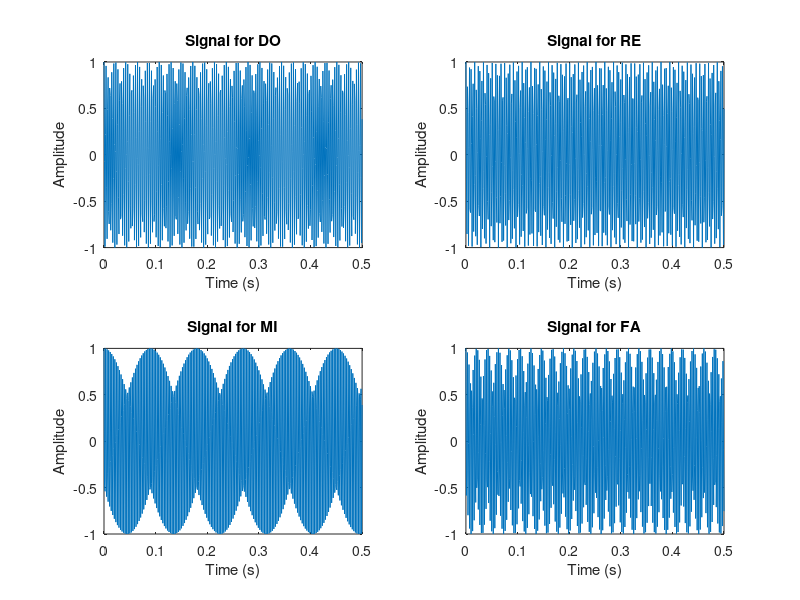
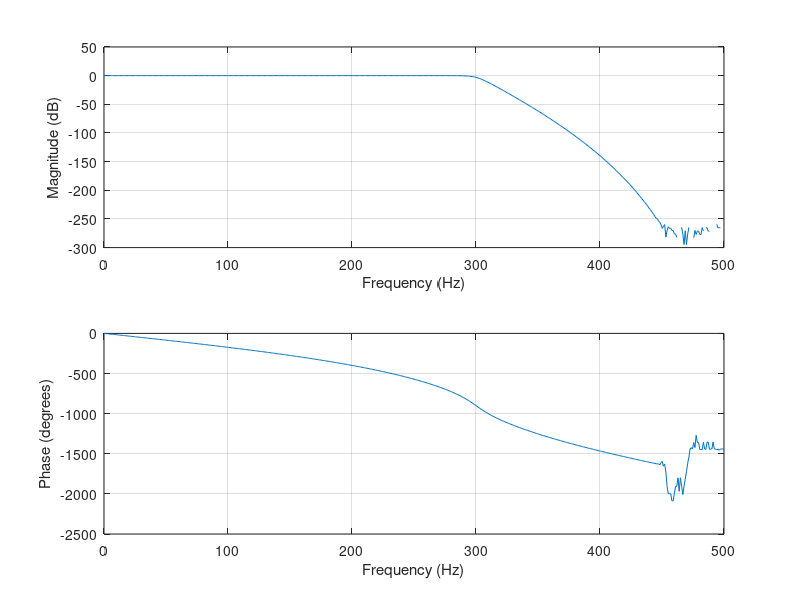
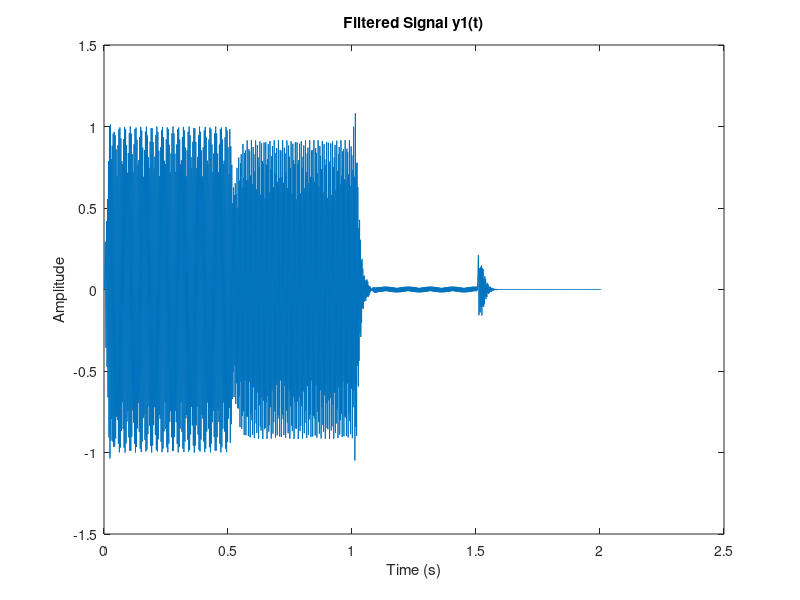
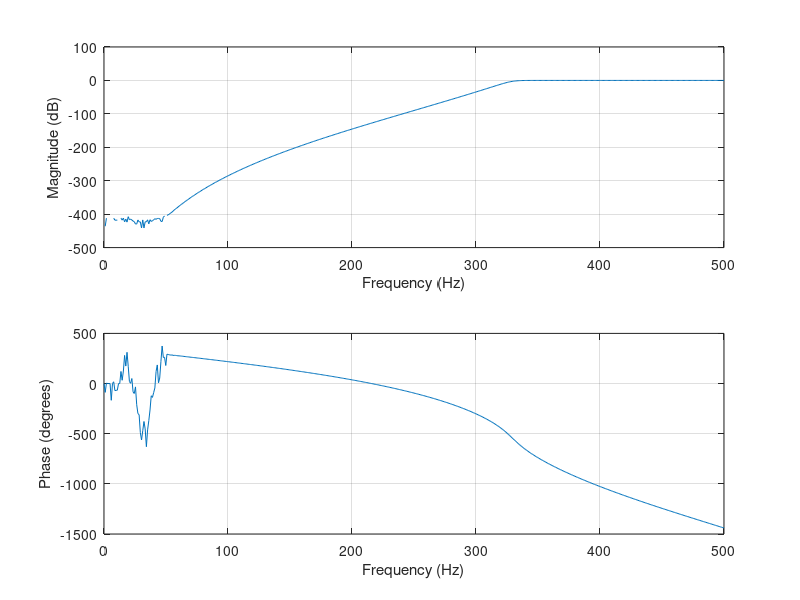

Write MATLAB code to recreate these figures, in order. (Note: this script raises an error after producing the figures.)
% Define constants
fs = 1000; % Sampling frequency (Hz)
t = 0:1/fs:0.5; % Time vector for half a second
f0 = 440; % Base frequency for DO
alpha = 2; % Alpha value for frequency calculation

% Generate the four signals for DO, RE, MI, and FA
n_values = [-9, -7, -5, -4]; % Corresponding values for n
notes = {'DO', 'RE', 'MI', 'FA'};

% Create a matrix to store signals with the length of the time vector as rows and columns as the number of notes
x = zeros(length(t), length(notes));

% Create a variable to store individual energies
energies = zeros(1, length(notes));

% Create the combined signal
combined_signal = [];
    
for i = 1:4
    fn = f0 * (alpha ^ (n_values(i) / 12)); % Calculate the frequency
    x(:, i) = cos(2 * pi * fn * t); % Generate and store the signal in the matrix
    energies(i) = integral(@(t) (cos(2 * pi * fn * t)).^2, 0,0.5 ); % Calculate the energy for each note using the integral function
    
    % Plot each signal
    subplot(2, 2, i);
    plot(t, x(:, i));
    title(['Signal for ' notes{i}]);
    xlabel('Time (s)');
    ylabel('Amplitude');
    
end

% Play the signals sequentially
combined_signal = reshape(x, 1, []); % Reshape the matrix to a row vector
audiowrite('Combined_Wave.wav', combined_signal, fs);

% Calculate the total energy of the combined signal
energy_x = sum(combined_signal.^2) / fs;
disp(['Energy of the combined signal: ', num2str(energy_x)]);

% FFT and Spectrum Plot
% Compute the FFT of the combined signal
N = length(combined_signal); % Number of sample points
fft_signal = fft(combined_signal);

% Compute the two-sided spectrum and then convert to a one-sided spectrum
two_sided_spectrum = abs(fft_signal / N);
one_sided_spectrum = two_sided_spectrum(1:N/2+1);
f = fs * (0:(N/2)) / N;

% Plot the frequency spectrum
figure;
plot(f, one_sided_spectrum);
title('Frequency Spectrum of the Combined Signal');
xlabel('Frequency (Hz)');
ylabel('Magnitude');% Calculate the energy of the FFT-transformed signal
energy_fft = sum(abs(fft_signal).^2) / (2 * fs) / fs;
disp(['Energy of the FFT-transformed signal: ', num2str(energy_fft)]);% Step 8
filter_order = 20;
% since Mi frequency starts at 329 it would be suitable to cutoff frequency
% at 300
cutoff = (300/(fs/2));
[b, a] = butter(filter_order, cutoff,"low");

% Step 9
freqz(b,a,[],fs)

%step 10
y1 = filter(b, a, combined_signal);

%step 11
audiowrite('Low_Pass_Filter.wav',y1,fs);

%step 12
t_y1 = linspace(0, length(y1)/fs, length(y1));
figure;
plot(t_y1, y1);
title('Filtered Signal y1(t)');
xlabel('Time (s)');
ylabel('Amplitude');

%step 13
y1_energy = sum(y1.^2)/fs;
disp(['Energy of y1 signal: ',num2str(y1_energy)]);

%step 14
N_y1 = length(y1);
fft_y1 = fft(y1);

%step 15
two_sided_spectrum_y1 = abs(fft_y1 / N_y1);
one_sided_spectrum_y1 = two_sided_spectrum_y1(1:N_y1/2+1);
f_y1 = fs * (0:(N_y1/2)) / N_y1;
yf1 = abs(fftshift(fft_y1)); 
f_y1_full = linspace(-fs/2, fs/2, length(yf1));

% Step 15: Plot the magnitude of the frequency spectrum of the filtered signal
figure;
plot(f_y1, abs(one_sided_spectrum_y1));
title('Magnitude Spectrum of Filtered Signal y1(t)');
xlabel('Frequency (Hz)');
ylabel('Magnitude');
xlim([0, fs/2]);

%step 16
energy_y1_frequency_domain = sum(abs(fft_y1).^2) / (2*fs) / fs;
disp(['Energy of y1 signal in frequency domain: ',num2str(energy_y1_frequency_domain)]);

%step 17
cutoff_2 = (329/(fs/2));
[c,d] = butter(filter_order,cutoff_2, "high");

%step 18
freqz(c,d,[],fs);

%step 19
y2 = filter(c,d,combined_signal);

%step 20
audiowrite('High_Pass_Filter.wav',y2,fs);

%step 21
t_y2 = linspace(0, length(y2)/fs, length(y2));
figure;
plot(t_y2, y2);
title('Filtered Signal y2(t)');
xlabel('Time (s)');
ylabel('Amplitude');

% step 22
y2_energy = sum(y2.^2)/fs;
disp(['Energy of y2 signal: ',num2str(y2_energy)]);

% step 23
N_y2 = length(y2);
fft_y2 = fft(y2);

% step 24
two_sided_spectrum_y2 = abs(fft_y2 / N_y2);
one_sided_spectrum_y2 = two_sided_spectrum_y1(1:N_y2/2+1);
yf2 = abs(fftshift(fft_y2)); % Fourier Transform and shift
f_y2 = linspace(-fs/2, fs/2, length(yf2)); % Frequency vector

% step 24

% Combine the frequency spectra for y1 and y2
combined_one_sided_spectrum = [one_sided_spectrum_y1, one_sided_spectrum_y2];
combined_frequencies = [-fs/2 + f_y1, f_y2];

% Plot the Frequency Spectrum of All Signals Together
figure;
plot(f_original, yf_original, 'DisplayName', 'Original');
title('Combined Frequency Spectrum of All Signals');
xlabel('Frequency (Hz)');
ylabel('Magnitude');
axis([-fs/2 fs/2 -inf inf]); % Set axis limits

% Plot the frequency spectrum of y1(f) across the full range
figure;
plot(f_y1_full, yf1);
title('Frequency Spectrum of Filtered Signal y1(f)');
xlabel('Frequency (Hz)');
ylabel('Magnitude');
axis([-fs/2 fs/2 -inf inf]); % Set axis limits
grid on;

% Plot the Filtered Signal y2(f) frequency spectrum
figure;
plot(f_y2, yf2);
title('Frequency Spectrum of Filtered Signal y2(f)');
xlabel('Frequency (Hz)');
ylabel('Magnitude');
axis([-fs/2 fs/2 -inf inf]); % Set axis limits
grid on;


% step 25
energy_y2_frequency_domain = sum(abs(fft_y2).^2) / (2*fs) / fs;
disp(['Energy of y2 signal in frequency domain: ',num2str(energy_y2_frequency_domain)]);